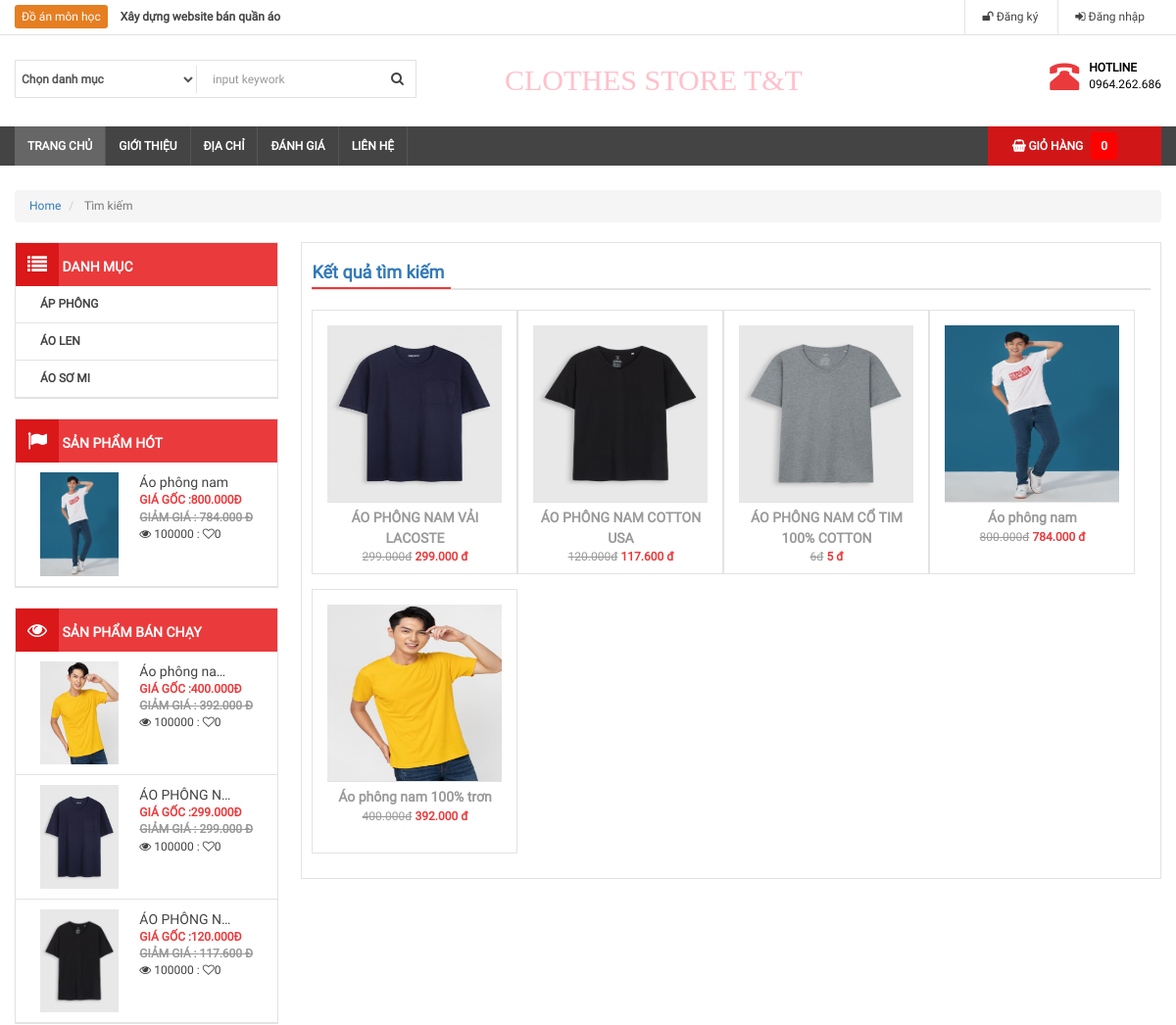
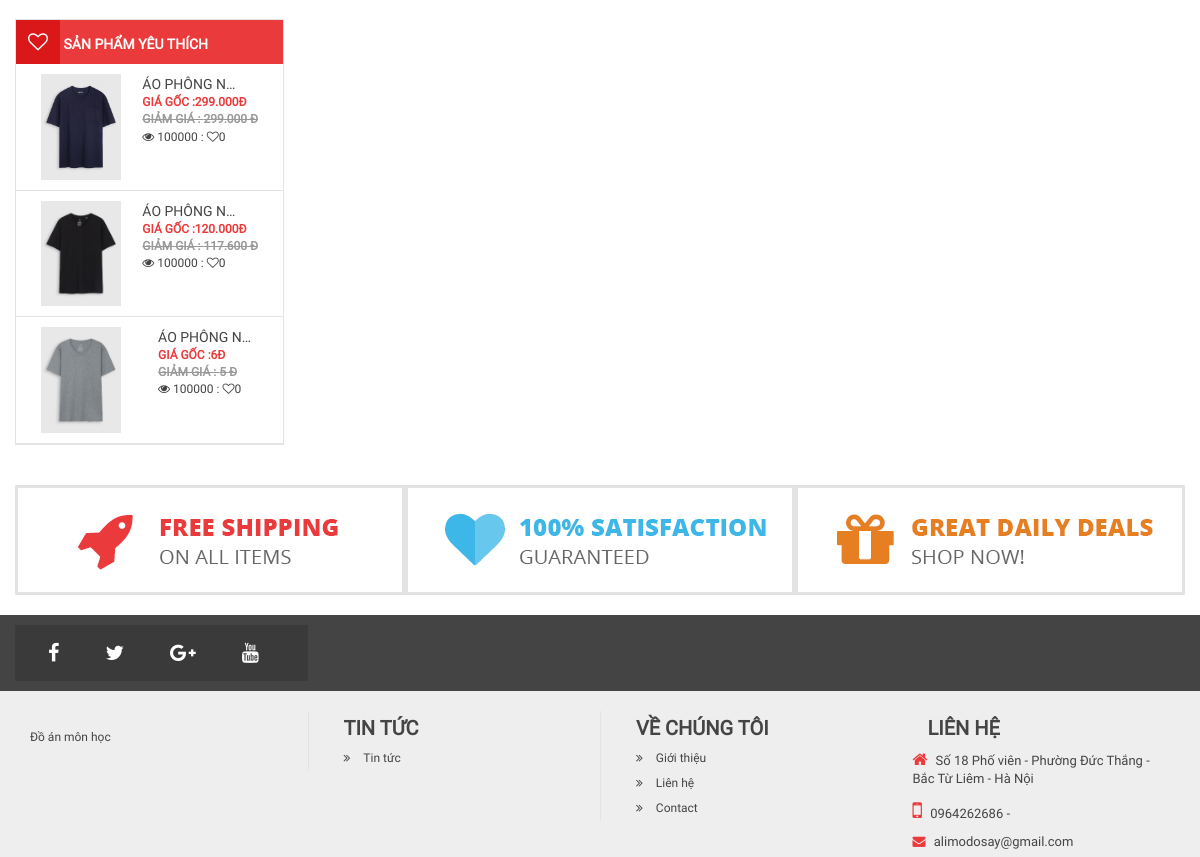
/tim-kiem.php, run on the app's committed database (2 pictures, top to bottom).
### tables this page shows
CREATE TABLE `danhmuc` (
  `tendanhmuc` varchar(255) DEFAULT NULL,
  `slug` varchar(255) DEFAULT NULL,
  `hinhanh` varchar(255) DEFAULT NULL,
  `danhmuccha_id` int(11) DEFAULT NULL,
  `created_at` timestamp NULL DEFAULT CURRENT_TIMESTAMP,
  `updated_at` timestamp NULL DEFAULT CURRENT_TIMESTAMP,
  `id` int(11) NOT NULL
);

CREATE TABLE `sanpham` (
  `tensanpham` varchar(255) NOT NULL,
  `slug` varchar(255) DEFAULT NULL,
  `danhmuc_id` int(11) DEFAULT NULL,
  `gia` int(11) DEFAULT '0',
  `soluong` int(11) DEFAULT '0',
  `giamgia` tinyint(4) NOT NULL DEFAULT '0',
  `hinhanh` varchar(255) DEFAULT NULL,
  `mota` text,
  `trangthai` varchar(255) DEFAULT NULL,
  `hot` tinyint(3) UNSIGNED DEFAULT '0',
  `yeuthich` int(11) DEFAULT '0',
  `nhacungcap_id` int(11) DEFAULT NULL,
  `gianhap` int(11) DEFAULT NULL,
  `pay` int(11) DEFAULT '0',
  `created_at` timestamp NULL DEFAULT CURRENT_TIMESTAMP,
  `updated_at` timestamp NULL DEFAULT CURRENT_TIMESTAMP,
  `id` int(11) NOT NULL,
  `size` int(11) DEFAULT '0'
);

### libraries/Database.php (called while the page is built, shortened)
<?php
    class Database
    {
        public $link;
        public function __construct()
        {
            $this->link = mysqli_connect("127.0.0.1","root","","quanao",3306) or die ("Errors Connect DB");
            mysqli_set_charset($this->link,"utf8");
        }
        public function fetchsql( $sql )
        {
            $result = mysqli_query($this->link,$sql) or die("Lỗi  truy vấn sql " .mysqli_error($this->link));
            $data = [];
            if( $result)
            {
                while ($num = mysqli_fetch_assoc($result))
                {
                    $data[] = $num;
                }
            }
            return $data;
        }
         public function fetchAll($table)
        {
            $sql = "SELECT * FROM {$table} WHERE 1" ;
            $result = mysqli_query($this->link,$sql) or die("Lỗi Truy Vấn fetchAll " .mysqli_error($this->link));
            $data = [];
            if( $result)
            {
                while ($num = mysqli_fetch_assoc($result))
                {
                    $data[] = $num;
                }
            }
            return $data;
        }
    }
?>

### autoload/autoload.php (called while the page is built, shortened)
<?php
    require_once __DIR__ . "/../libraries/Database.php";
    require_once __DIR__ . "/../libraries/Function.php";
    $db = new Database();
    $danhmuc = $db->fetchAll('danhmuc');
     $sqlsp = "SELECT * FROM sanpham WHERE 1 ORDER BY id DESC LIMIT 12 ";
    $sanpham = $db->fetchsql($sqlsp);
    $sqlhot = "SELECT * FROM sanpham WHERE hot = 1 ORDER BY id DESC LIMIT 3  ";
    $sanphamhot = $db->fetchsql($sqlhot);
    $sqlbc = "SELECT * FROM sanpham WHERE 1 ORDER BY pay DESC LIMIT 3 ";
    $sanphambc = $db->fetchsql($sqlbc);
    $sqlyc = "SELECT * FROM sanpham WHERE 1 ORDER BY yeuthich DESC LIMIT 3 ";
    $sanphamyt = $db->fetchsql($sqlyc);
?>

### tim-kiem.php (the view, shortened to what this page needs)
<?php
    require_once __DIR__ . "/autoload/autoload.php";
    $sql = " SELECT sanpham.*, danhmuc.tendanhmuc as danhmuc FROM sanpham
         LEFT JOIN danhmuc ON danhmuc.id = sanpham.danhmuc_id
         WHERE 1 " ;
    $kqtk =  $db->fetchsql($sql);
?>
    <?php  require_once __DIR__ . "/include/header.php"; ?>
    <div id="maincontent">
        <div class="breadcrumbs theme-clearfix">
            <div class="container">
                <ul class="breadcrumb">
                    <li><a href="index.php">Home</a><span class="divider"></span></li>
                    <li class="active">  Tìm kiếm  </li>
                </ul>
            </div>
        </div>
        <div class="container">
            <?php  require_once __DIR__ . "/include/left.php"; ?>
            <div class="col-md-9 bor" style="padding: 10px;">
                 <section class="box-main1">
                    <h3 class="title-main"><a href=""> Kết quả tìm kiếm </a> </h3>
                    <div class="showitem">
                    <?php if(count($kqtk) > 0) :?>
                        <?php foreach($kqtk as $item) :?>
                            <div class="col-md-3 item-product bor">
                                <a href="chi-tiet-san-pham.php?id=<?php echo $item['id'] ?>--<?php echo $item['slug'] ?>">
                                    <img src="<?php echo base_url() ?>/public/uploads/product/<?php echo $item['hinhanh'] ?>" class="" width="100%" height="180">
                                </a>
                                <div class="info-item">
                                    <a href=""><?php echo $item['tensanpham'] ?></a>
                                    <p><strike class="sale"><?php echo formatprice($item['gia']) ?>đ</strike> <b class="price"><?php echo formatprice($item['gia'] * (100 - $item['giamgia'])/100) ?> đ</b></p>
                                </div>
                            </div>
                        <?php endforeach ; ?>
                     <?php else :?>
                        <p>   Có 0 sản phẩm được tìm thấy </p>
                     <?php endif ;?>
                    </div>
                </section>
            </div>
        </div>
        <div class="container" style="margin-top: 20px">
            <div class="col-md-4 bottom-content">
                <a href=""><img src="<?php echo base_url() ?>public/frontend/images/free-shipping.png"></a>
            </div>
            <div class="col-md-4 bottom-content">
                <a href=""><img src="<?php echo base_url() ?>public/frontend/images/guaranteed.png"></a>
            </div>
            <div class="col-md-4 bottom-content">
                <a href=""><img src="<?php echo base_url() ?>public/frontend/images/deal.png"></a>
            </div>
        </div>
      <?php  require_once __DIR__ . "/include/footer.php"; ?>

### include/left.php (shortened to what this page needs)
<div class="col-md-3  fixside">
    <div class="box-left box-menu">
        <h3 class="box-title"><i class="fa fa-list"></i> Danh mục</h3>
		<?php showcatemenu($danhmuc);
		use libraries\Url\Input; ?>
    </div>
    <div class="box-left box-menu">
        <h3 class="box-title"><i class="fa fa-flag"></i> Sản phẩm hót </h3>
        <ul>
			<?php foreach ($sanphamhot as $item) : ?>
                <li class="clearfix">
                    <a href="chi-tiet-san-pham.php?id=<?php echo $item['id'] ?>--<?php echo $item['slug'] ?>"">
                    <img src="<?php echo base_url() ?>/public/uploads/product/<?php echo $item['hinhanh'] ?>"
                         class="img-responsive pull-left" width="80" height="80">
                    <div class="info pull-right">
                        <p class="name"><?php echo $item['tensanpham'] ?></p>
                        <b class="price"> Giá gốc :<?php echo formatprice($item['gia']) ?>đ</b><br>
                        <b class="sale"> Giảm giá
                            : <?php echo formatprice($item['gia'] * (100 - $item['giamgia']) / 100) ?> đ</b><br>
                        <span class="view"><i class="fa fa-eye"></i> 100000 : <i
                                    class="fa fa-heart-o"></i><?php echo $item['yeuthich'] ?></span>
                    </div>
                    </a>
                </li>
			<?php endforeach; ?>
        </ul>
    </div>
    <div class="box-left box-menu">
        <h3 class="box-title"><i class="fa fa-eye"></i> Sản phẩm bán chạy </h3>
        <ul>
			<?php foreach ($sanphambc as $item) : ?>
                <li class="clearfix">
                    <a href="chi-tiet-san-pham.php?id=<?php echo $item['id'] ?>--<?php echo $item['slug'] ?>"">
                    <img src="<?php echo base_url() ?>/public/uploads/product/<?php echo $item['hinhanh'] ?>"
                         class="img-responsive pull-left" width="80" height="80">
                    <div class="info pull-right">
                        <p class="name"><?php echo $item['tensanpham'] ?></p>
                        <b class="price"> Giá gốc :<?php echo formatprice($item['gia']) ?>đ</b><br>
                        <b class="sale"> Giảm giá
                            : <?php echo formatprice($item['gia'] * (100 - $item['giamgia']) / 100) ?> đ</b><br>
                        <span class="view"><i class="fa fa-eye"></i> 100000 : <i
                                    class="fa fa-heart-o"></i><?php echo $item['yeuthich'] ?></span>
                    </div>
                    </a>
                </li>
			<?php endforeach; ?>
        </ul>
    </div>
    <div class="box-left box-menu">
        <h3 class="box-title"><i class="fa fa-heart-o"></i> Sản phẩm yêu thích </h3>
        <ul>
			<?php foreach ($sanphamyt as $item) : ?>
                <li class="clearfix">
                    <a href="chi-tiet-san-pham.php?id=<?php echo $item['id'] ?>--<?php echo $item['slug'] ?>"">
                    <img src="<?php echo base_url() ?>/public/uploads/product/<?php echo $item['hinhanh'] ?>"
                         class="img-responsive pull-left" width="80" height="80">
                    <div class="info pull-right">
                        <p class="name"><?php echo $item['tensanpham'] ?></p>
                        <b class="price"> Giá gốc :<?php echo formatprice($item['gia']) ?>đ</b><br>
                        <b class="sale"> Giảm giá
                            : <?php echo formatprice($item['gia'] * (100 - $item['giamgia']) / 100) ?> đ</b><br>
                        <span class="view"><i class="fa fa-eye"></i> 100000 : <i
                                    class="fa fa-heart-o"></i><?php echo $item['yeuthich'] ?></span>
                    </div>
                    </a>
                </li>
			<?php endforeach; ?>
        </ul>
    </div>
</div>

### libraries/Function.php (shortened to what this page needs)
<?php
    if ( ! function_exists('showcatemenu'))
    {
        function showcatemenu ($danhmuc, $parent_id = 0)
        {
            $cate_child = array();
            foreach ($danhmuc as $key => $item)
            {
                if ($item['danhmuccha_id'] == $parent_id)
                {
                    $cate_child[] = $item;
                    unset($danhmuc[$key]);
                }
            }
            if ($cate_child)
            {
                echo '<ul>';
                foreach ($cate_child as $key => $item)
                {
                    $id = $item['id'];
                    ?>
                        <li><a href="danh-muc-san-pham.php?id=<?php echo $id;?>&&slug=<?php echo $item['slug'] ?>"><?php echo $item['tendanhmuc']?> </a>
                    <?php
                    showcatemenu($danhmuc, $item['id']);
                }
                echo '</ul>';
            }
        }
    }
    function base_url()
    {
       return $url  = "http://localhost:8000/";
         return 'http://'.$_SERVER["SERVER_NAME"].'/';
    }
    function formatprice($number)
    {
        $number = intval($number);
        return number_format($number, 0,',','.') ;
    }
 ?>

### public/frontend/css/style.css (style rules this page uses)
* { margin: 0px; padding: 0px; font-size: 12px; font-family: "Roboto"; color: #444; font-weight: 400; }
.container { padding: 0px; }
ol,ul,p { margin: 0px; list-style: none; }
h1,h2,h3,h4,h5,h6 { padding:0px; margin: 0px; }
.bor { border: 1px solid #e3e3e3; }
.fixside { width: 23%; margin-right: 2%; padding: 0px; }
#maincontent { margin-top: 25px; }
.box-left { margin-bottom: 20px; border: 1px solid #e3e3e3; }
.box-title { background:#ea3a3c; color: white; font-weight: bold; font-size: 14px; text-transform: uppercase; }
.box-title .fa { color: white; font-size: 20px; background: #da1719;; padding: 12px; }
.box-menu > ul { position: relative; }
.box-menu > ul > li { padding: 10px 25px; border-bottom: 1px solid #e3e3e3; }
.box-menu > ul > li > a { font-size: 12px; color: #444; text-transform: uppercase; font-weight: bold; }
.sale { text-decoration: line-through; color: #999; }
.name { white-space: nowrap; width: 100px; text-overflow: ellipsis; overflow: hidden; font-size: 14px; font-weight: 400; color: #444; text-transform: none; }
.info b { padding: 7px 5; }
.title-main { border-bottom:2px solid #e3e3e3; padding: 5px 5px 5px 0px; }
.title-main a { font-weight: bold; padding: 5px 7px 5px 0px; font-size: 18px; border-bottom: 2px solid #ea3a3c; }
.showitem { margin-bottom: 20px; margin-top:20px; }
.info-item p { color: #999; font-size: 13px; font-weight: bold; }
.info-item { text-align: center; border-top:1px solid #e3e3e3; padding-top: 5px; padding-bottom: 5px; }
.info-item a { color: #999; font-size: 14px; font-weight: bold; }
.price { color: #ea3a3c; }
.item-product { position: relative; width: 210px; height: 270px; margin-bottom: 15px; padding-top: 15px !important; }
.bottom-content { border:3px solid #e3e3e3; }

### data on the page
danhmuc: tendanhmuc "ÁP PHÔNG"
danhmuc: tendanhmuc "ÁO LEN"
danhmuc: tendanhmuc "ÁO SƠ MI"
sanpham: hinhanh (picture), tensanpham "Áo phông nam", gia "800.000", formatprice($item['gia'] * (100 - $item['giamgia']) / 100) "784.000", yeuthich "0", formatprice($item['gia'] * (100 - $item['giamgia'])/100) "784.000"
sanpham: hinhanh (picture), tensanpham "Áo phông na…", gia "400.000", formatprice($item['gia'] * (100 - $item['giamgia']) / 100) "392.000", yeuthich "0", tensanpham "Áo phông nam 100% trơn", formatprice($item['gia'] * (100 - $item['giamgia'])/100) "392.000"
sanpham: hinhanh (picture), tensanpham "ÁO PHÔNG N…", gia "299.000", formatprice($item['gia'] * (100 - $item['giamgia']) / 100) "299.000", yeuthich "0", tensanpham "ÁO PHÔNG NAM VẢI LACOSTE", formatprice($item['gia'] * (100 - $item['giamgia'])/100) "299.000"
sanpham: hinhanh (picture), tensanpham "ÁO PHÔNG N…", gia "120.000", formatprice($item['gia'] * (100 - $item['giamgia']) / 100) "117.600", yeuthich "0", tensanpham "ÁO PHÔNG NAM COTTON USA", formatprice($item['gia'] * (100 - $item['giamgia'])/100) "117.600"
sanpham: hinhanh (picture), tensanpham "ÁO PHÔNG N…", gia "6", formatprice($item['gia'] * (100 - $item['giamgia']) / 100) "5", yeuthich "0", tensanpham "ÁO PHÔNG NAM CỔ TIM 100% COTTON", formatprice($item['gia'] * (100 - $item['giamgia'])/100) "5"

### other printed values
$tongsanphamgiohang "0"
